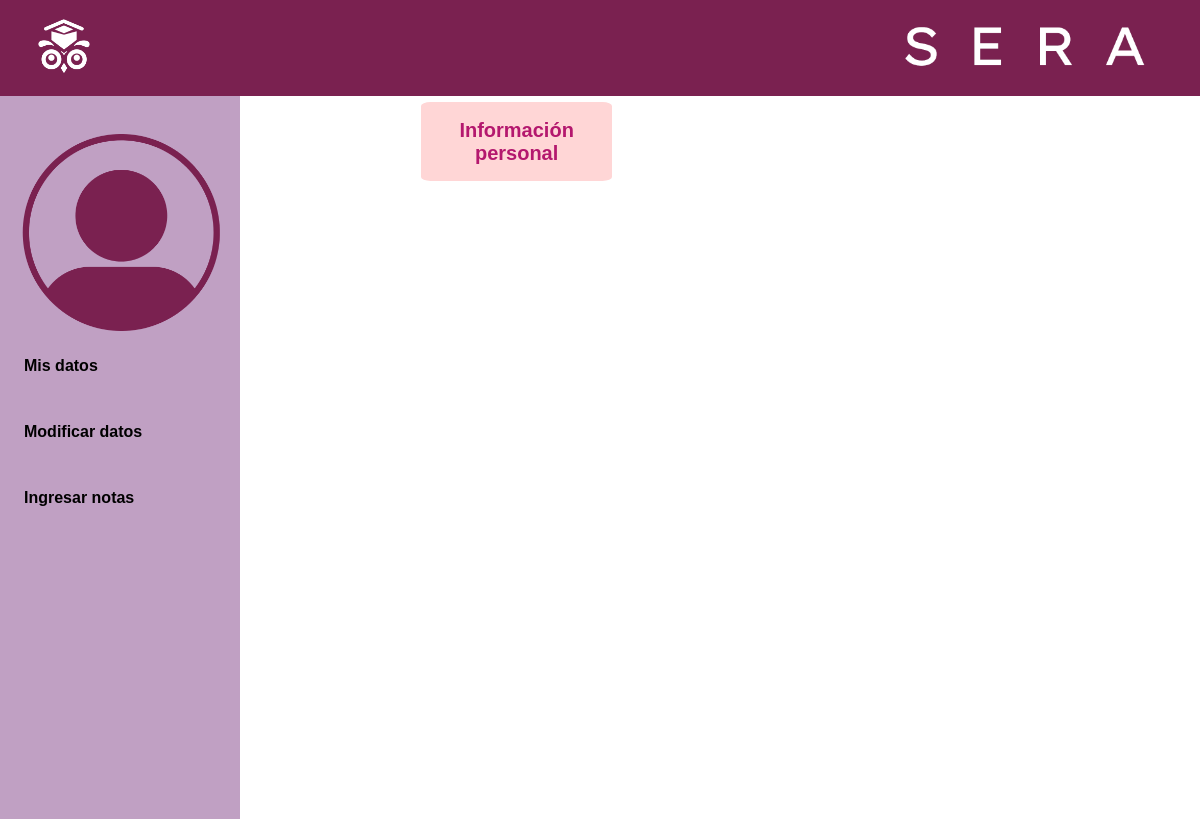
Page /docente (signed in) on the earlier database version.
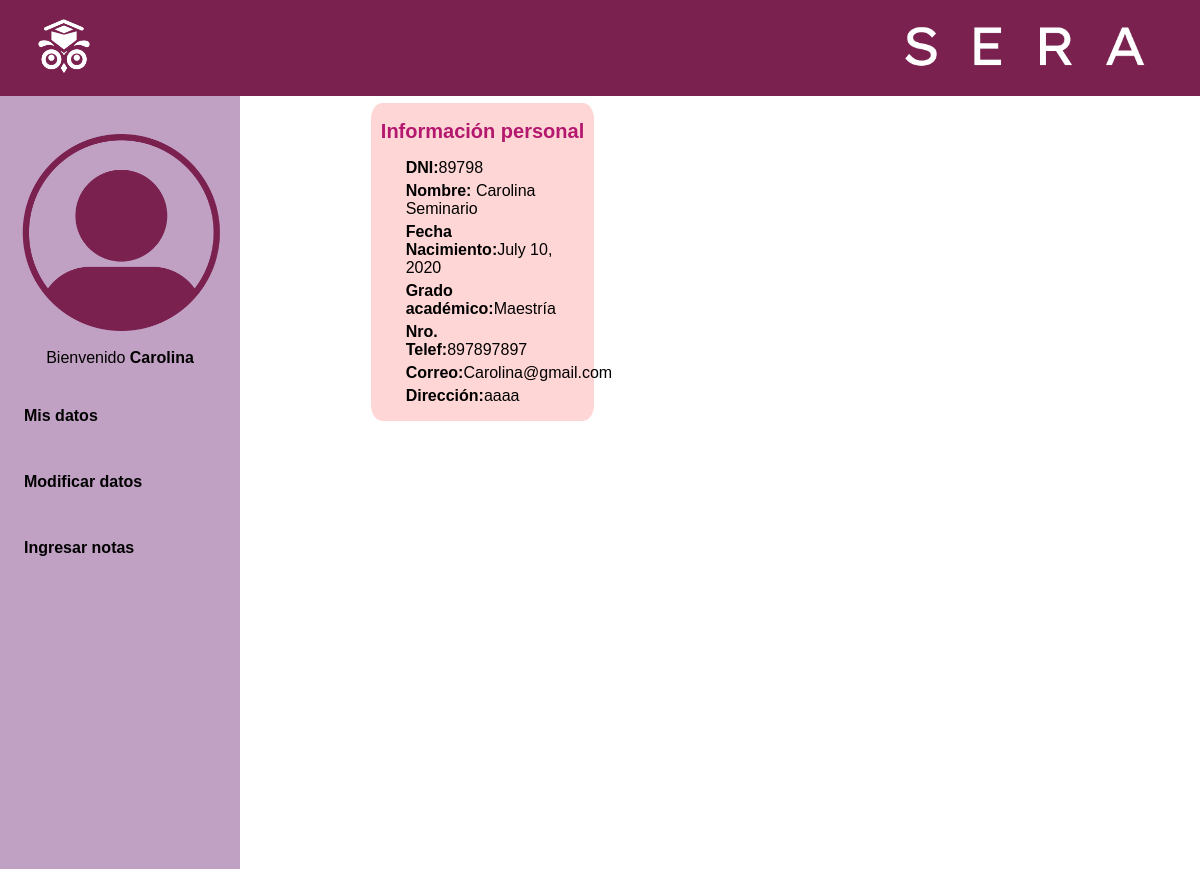
Same page on the later database version.
### main/models.py (models this page shows, shortened)
class Docente(models.Model):
    user = models.ForeignKey(User, on_delete=models.CASCADE)
    Docente_DNI = models.CharField(max_length=8, unique=True)
    Docente_NOMBRE = models.CharField(max_length=100)
    Docente_APELLIDOS = models.CharField(max_length=100)
    Docente_FECHA_NACIMIENTO = models.DateField()
    Docente_GRADO_ACADEMICO = models.CharField(max_length=15, choices=[('Titulado', 'Titulado'),('Maestría', 'Maestría'), ('Doctorado', 'Doctorado')])
    Docente_NUMERO_TELEFONICO = models.CharField(max_length=9)
    Docente_DIRECCION = models.TextField()
    Docente_CORREO_ELECTRONICO = models.EmailField(unique=True)

### main/views.py (the view)
# urls.py: path('docente',views.docente, name='docente'),
def docente(request):
    user_actual = request.user
    docentes = Docente.objects.filter(user=user_actual)
    context = {"docentes": docentes}
    return render(request,'main/docente.html', context)

### main/templates/main/docente.html (shortened to what this page needs)
{% extends 'main/base.html' %}
{% block content %}
{% load static %}
<head>
    <link rel="stylesheet" href="{% static 'style.css' %}">
</head>
<body class="body2">
    <header>
        <img src="{% static 'assets/SERA_LOGO_BLANCO.png' %}" alt="imagen-logo">
        <img src="{% static 'assets/SERA_TITULO_BLANCO.png' %}" alt="imagen-logo">
    </header>
    <div class="display-flex">
        <nav>
            <img src="{% static 'assets/ICONO_GENERAL_PERFIL.png' %}" alt="foto-persona">
            {% for docente in docentes %}
                <p>Bienvenido <strong>{{docente.Docente_NOMBRE}}</strong></p>
            {%endfor%}
            <a href="/docente" class="class-option">Mis datos</a>
            <a href="/editar-docente" class="class-option">Modificar datos</a>
            <a href="/create-notas" class="class-option">Ingresar notas</a>
        </nav>
        <main>
            <div class="grid-center">
            <section class="personal-data container-data">
                <h2>Información personal</h2>
                {% for docente in docentes %}
                <ul>
                    <li><b>DNI:</b>{{docente.Docente_DNI}}</li>
                    <li><b>Nombre:</b> {{docente.Docente_NOMBRE}} {{docente.Docente_APELLIDOS}} </li>
                    <li><b>Fecha Nacimiento:</b>{{docente.Docente_FECHA_NACIMIENTO}}</li>
                    <li><b>Grado académico:</b>{{docente.Docente_GRADO_ACADEMICO}}</li>
                    <li><b>Nro. Telef:</b>{{docente.Docente_NUMERO_TELEFONICO}}</li>
                    <li><b>Correo:</b>{{docente.Docente_CORREO_ELECTRONICO}}</li>
                    <li><b>Dirección:</b>{{docente.Docente_DIRECCION}}</li>
                </ul>
                {%endfor%}
            </section>
            </div>
        </main>
    </div>
    {% endblock %}

Differences in the rows shown:
added Docente: Docente_NOMBRE "Carolina", Docente_DNI "89798", Docente_APELLIDOS "Seminario", Docente_FECHA_NACIMIENTO "July 10, 2020", Docente_GRADO_ACADEMICO "Maestría", Docente_NUMERO_TELEFONICO "897897897", Docente_CORREO_ELECTRONICO "Carolina@gmail.com", Docente_DIRECCION "aaaa"
